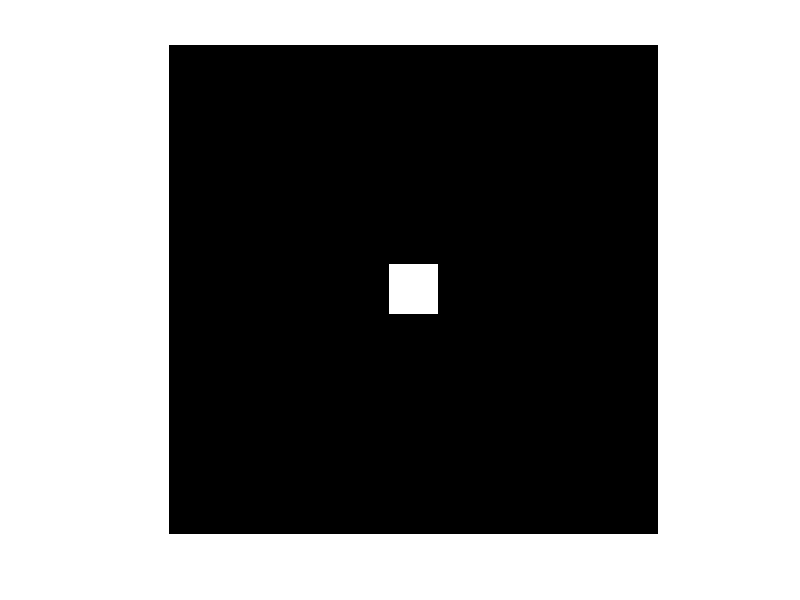
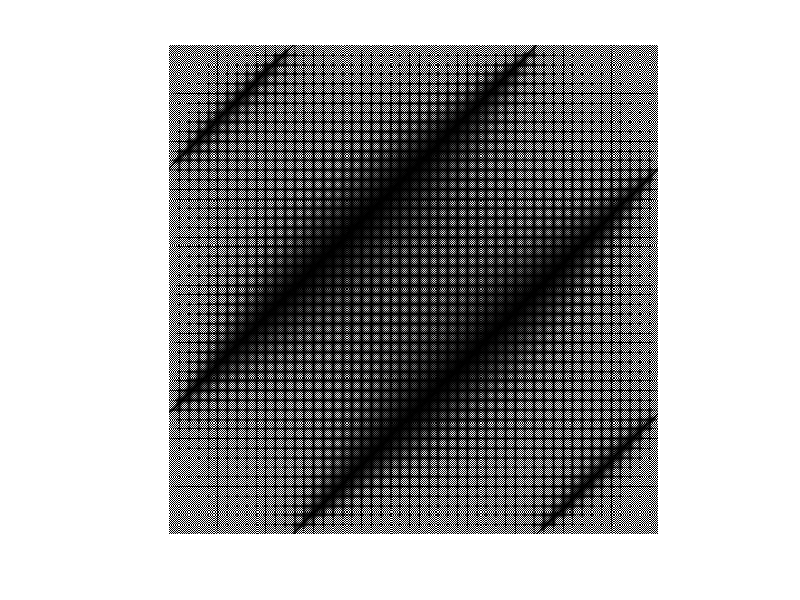
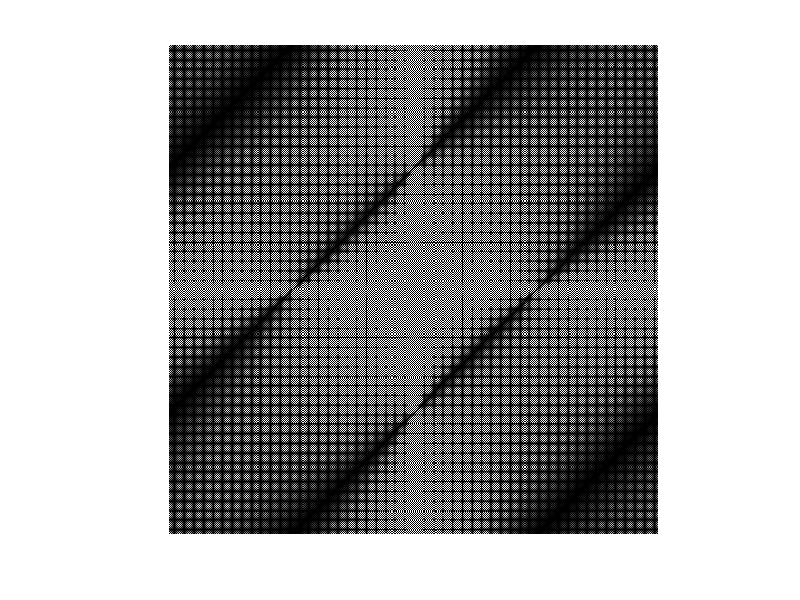
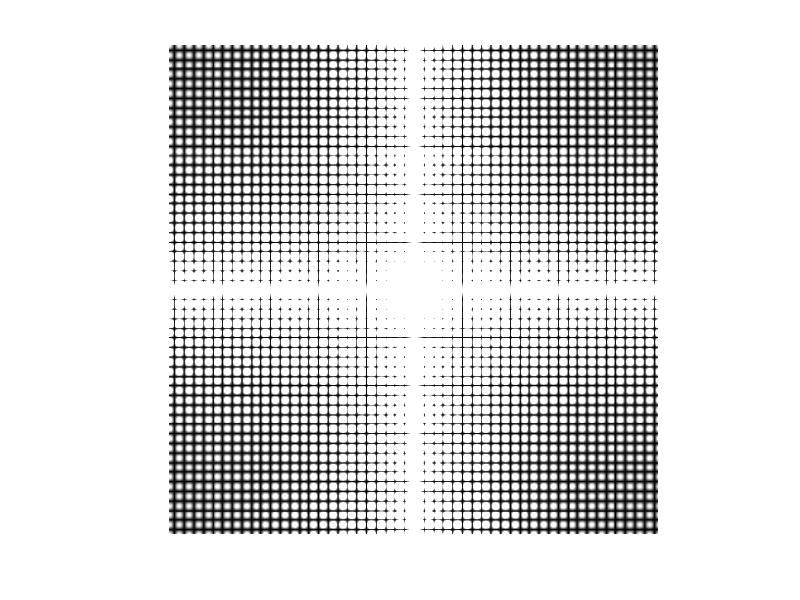

These charts were generated, in order, by the following MATLAB code:
fs = 100;               % sampling frequency
t = 0:(1/fs):(10-1/fs); % time vector
S = cos(2*pi*15*t);
n = length(S);
X = fft(S);
figure(10)
f = (0:n-1)*(fs/n);     %frequency range
power = abs(X).^2/n;    %power
subplot(2,1,1);
plot(f,power)

Y = fftshift(X);
fshift = (-n/2:n/2-1)*(fs/n); % zero-centered frequency range
powershift = abs(Y).^2/n;
subplot(2,1,2);% zero-centered power
plot(fshift,powershift)

%Create a white box
testi(500,500)=0;
testi(225:275,225:275)=1;
 
%show the original image:
figure(1)
imshow(testi)
 
%take the fft2
testifft=fft2(testi);
figure(2)
imshow(testifft)

%shift the fft2
testishift=fftshift(testifft);
figure(3)
imshow(testishift)
 
%take the real part by taking the absolute
testiabs=abs(testishift);
figure(4)
imshow(testiabs)
 
 
%from the fft we can get the original image back
testire=abs(ifft2(testishift));
figure(5)
imshow(mat2gray(testire))
